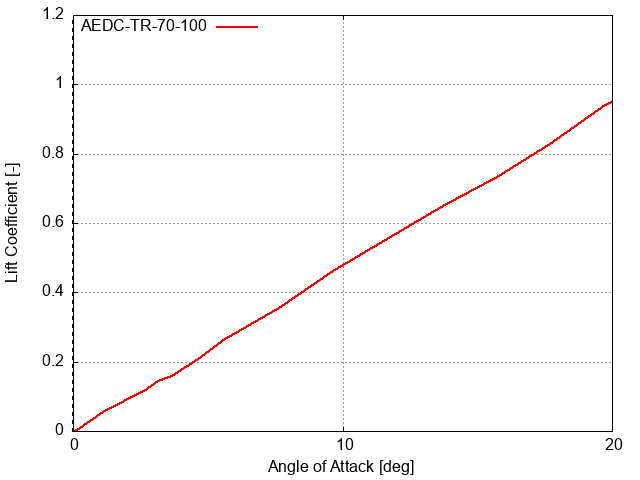

The script that saved this image:
set terminal png
set output "Ma_0.20_CL.png"
set xlabel "Angle of Attack [deg]"
set ylabel "Lift Coefficient [-]"
set xrange [0: 20]
set yrange [0.0: 1.2]
set xtics 10
set ytics nomirror
set key left top
set grid
set yzeroaxis lw 2
set style line 1 lc rgb '#ff0000' lw 2 pt 1 ps 0
set style line 2 lc rgb '#0000ff' lw 2 pt 1 ps 0
set style line 3 lc rgb '#00ff00' lw 2 pt 1 ps 0
set style line 4 lc rgb '#000000' lw 2 pt 1 ps 0
set datafile separator ","
plot \
  "AEDC-TR-70-100/Ma_0.20.csv" using 1:2 with linespoints ls 1 title "AEDC-TR-70-100",
